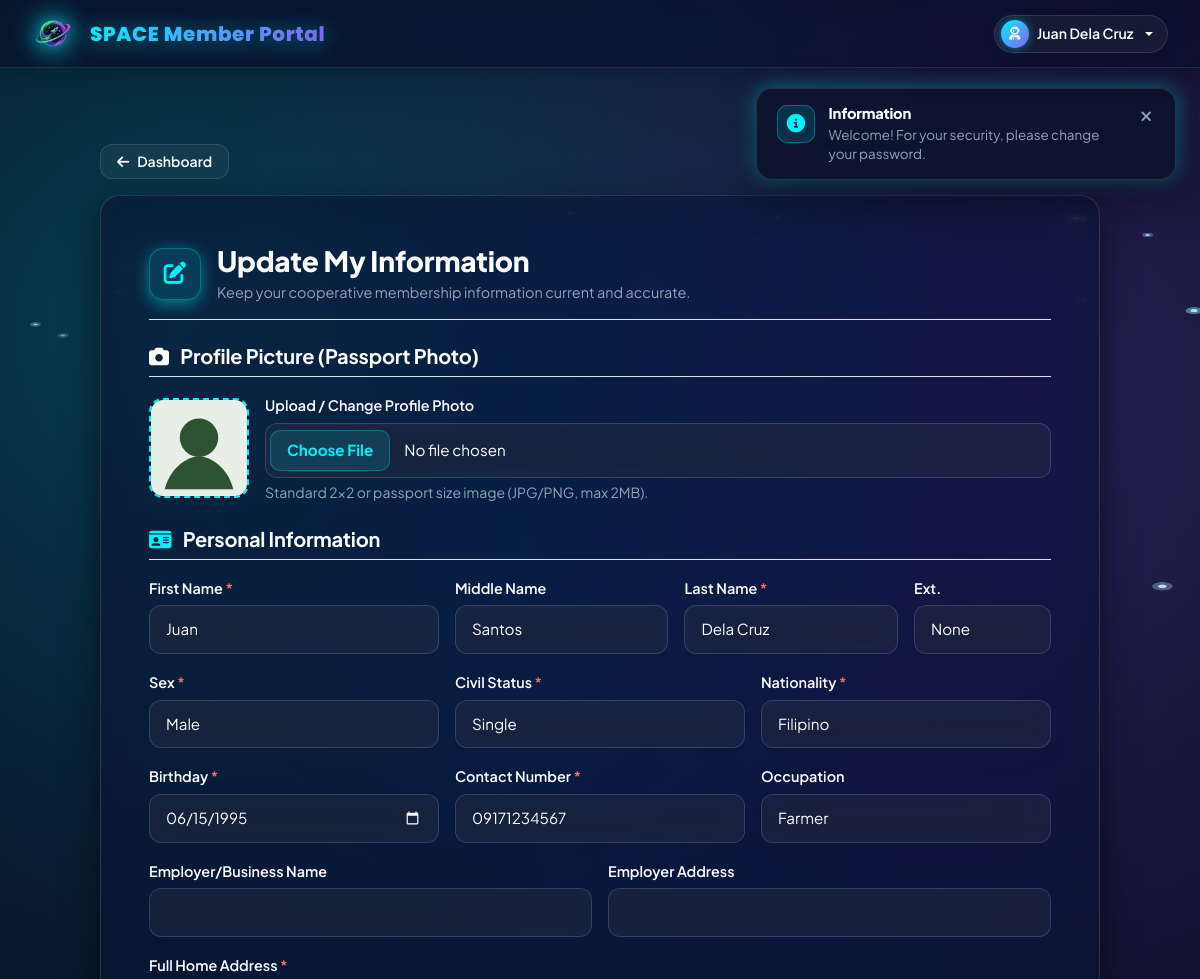
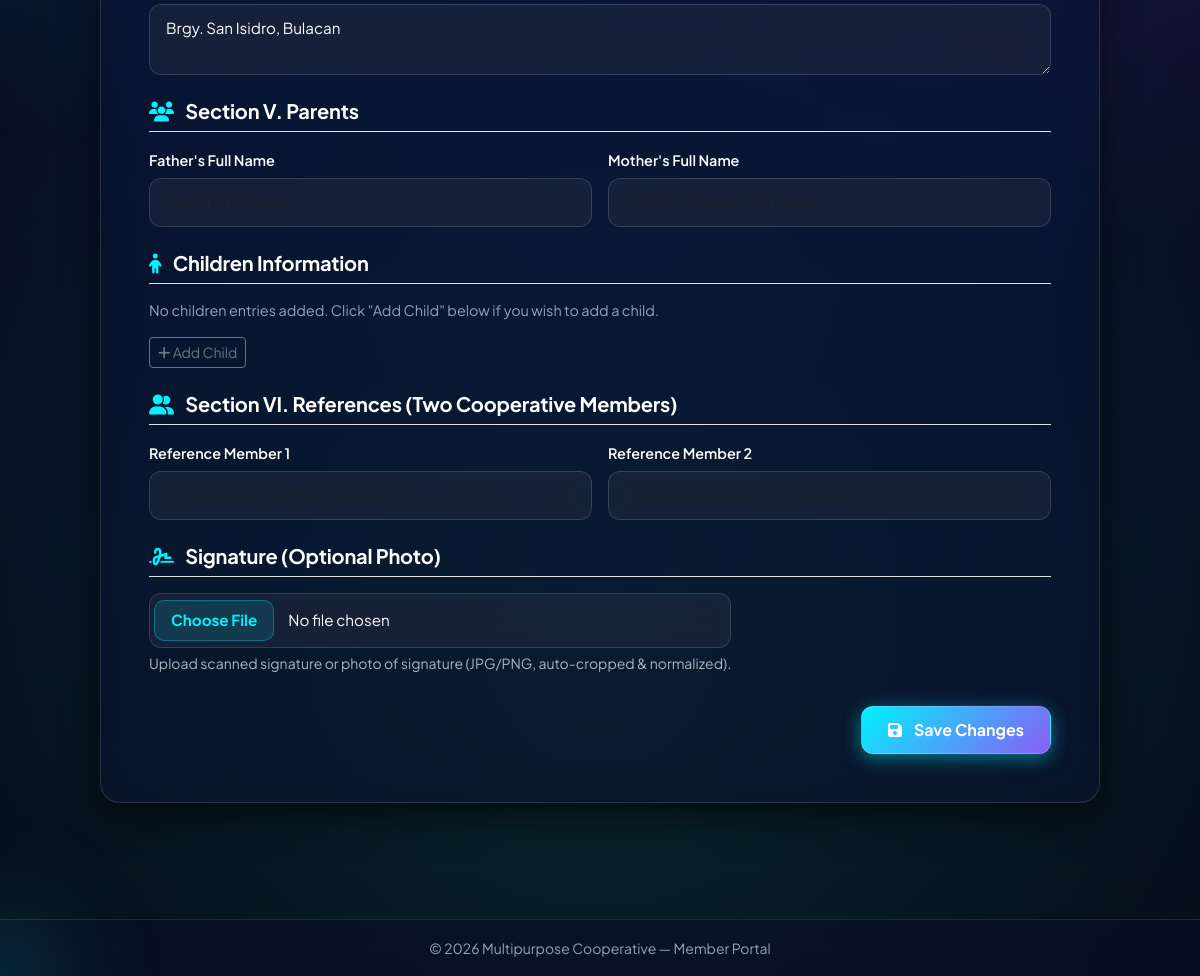
/member/update_info.php (signed in), run on the app's committed database (2 pictures, top to bottom).
### tables this page shows
CREATE TABLE member (
    member_id               INT AUTO_INCREMENT PRIMARY KEY,
    account_number           VARCHAR(20)  NOT NULL UNIQUE,
    lastname                 VARCHAR(100) NOT NULL,
    firstname                VARCHAR(100) NOT NULL,
    middlename                VARCHAR(100) NULL,
    extension_name             VARCHAR(10) NULL,
    civil_status              ENUM('Single','Married','Widowed','Separated','Divorced') NULL,
    account_status            ENUM('Active','Inactive','Locked','Flagged','Deleted') NOT NULL DEFAULT 'Active',
    sex                       VARCHAR(20)  NULL,
    nationality               VARCHAR(50)  NULL,
    birthday                  DATE         NOT NULL,
    occupation                VARCHAR(100) NULL,
    employer                  VARCHAR(150) NULL,
    employer_address           VARCHAR(255) NULL,
    address                   VARCHAR(255) NOT NULL,
    contact_number             VARCHAR(20) NULL,
    passport_photo             VARCHAR(255) NULL,
    registered_by_staff_id      INT NULL,
    created_at                 TIMESTAMP NOT NULL DEFAULT CURRENT_TIMESTAMP,
    updated_at                 TIMESTAMP NOT NULL DEFAULT CURRENT_TIMESTAMP ON UPDATE CURRENT_TIMESTAMP,
    CONSTRAINT fk_member_staff
        FOREIGN KEY (registered_by_staff_id) REFERENCES staff(staff_id)
        ON DELETE SET NULL ON UPDATE CASCADE
);

### config/upload.php (called while the page is built, shortened)
<?php
function photo_url(?string $filename): string
{
    if (empty($filename) || !is_file(UPLOAD_PATH . '/' . $filename)) {
        return BASE_URL . '/assets/images/default-avatar.svg';
    }
    return UPLOAD_URL . '/' . $filename;
}

### config/functions.php (called while the page is built, shortened)
<?php
function e(?string $value): string
{
    return htmlspecialchars($value ?? '', ENT_QUOTES, 'UTF-8');
}

### member/update_info.php (the view, shortened to what this page needs)
<?php
require_once __DIR__ . '/../config/init.php';
$memberId = current_user_id();
$stmt = $pdo->prepare("SELECT * FROM member WHERE member_id = ?");
$stmt->execute([$memberId]);
$member = $stmt->fetch();
$stmt = $pdo->prepare("SELECT * FROM parents WHERE member_id = ?");
$stmt->execute([$memberId]);
$parents = $stmt->fetch() ?: [];
$stmt = $pdo->prepare("SELECT * FROM children WHERE member_id = ? ORDER BY child_id ASC");
$stmt->execute([$memberId]);
$children = $stmt->fetchAll();
$stmt = $pdo->prepare("SELECT * FROM member_references WHERE member_id = ?");
$stmt->execute([$memberId]);
$references = $stmt->fetchAll();
require_once __DIR__ . '/../pages/header.php';
?>
<div class="dashboard-wrapper" style="max-width: 1040px; margin: 20px auto 60px auto;">
    <div class="d-flex justify-content-between align-items-center mb-3 no-print">
        <a href="dashboard.php" class="btn btn-outline-light btn-sm d-inline-flex align-items-center gap-2" style="border-radius: 20px; padding: 6px 16px; backdrop-filter: blur(10px); background: rgba(255, 255, 255, 0.08); border-color: rgba(255,255,255,0.2);">
            <i class="fa-solid fa-arrow-left"></i> Dashboard
        </a>
    </div>
    <div class="card profile-container p-4 p-md-5 mb-5">
      <div class="card-body p-0">
        <div class="d-flex align-items-center gap-3 mb-4 pb-3 border-bottom">
            <div style="width: 52px; height: 52px; border-radius: 14px; background: var(--badge-bg); border: 1px solid var(--badge-border); display: flex; align-items: center; justify-content: center; font-size: 1.4rem; color: var(--primary-teal); box-shadow: 0 4px 16px var(--accent-glow);">
                <i class="fa-solid fa-pen-to-square"></i>
            </div>
            <div>
                <h3 class="mb-1" style="font-weight: 800;">Update My Information</h3>
                <p class="mb-0 text-muted" style="color: var(--text-dim) !important; font-size: 0.9rem;">
                    Keep your cooperative membership information current and accurate.
                </p>
            </div>
        </div>
    <form id="memberUpdateForm" method="post" enctype="multipart/form-data" novalidate>
        <h5 class="mb-3 text-white border-bottom pb-2"><i class="fa-solid fa-camera me-2"></i> Profile Picture (Passport Photo)</h5>
        <div class="row g-3 mb-4 align-items-center">
            <div class="col-auto">
                <div class="profile-photo-preview-box" style="width: 100px; height: 100px; border-radius: 14px; border: 2px dashed var(--primary-teal); overflow: hidden; display: flex; align-items: center; justify-content: center; background: rgba(0,0,0,0.2);">
                    <img id="memberPhotoPreview" src="<?= e(photo_url($member['passport_photo'] ?? '')) ?>" alt="Current Photo" style="width: 100%; height: 100%; object-fit: cover;">
                </div>
            </div>
            <div class="col">
                <label class="form-label">Upload / Change Profile Photo</label>
                <input type="file" class="form-control" name="passport_photo" id="memberPhotoInput" accept="image/jpeg,image/png" onchange="previewMemberPhoto(this)">
                <div class="form-text" style="color: var(--text-dim) !important;">Standard 2x2 or passport size image (JPG/PNG, max 2MB).</div>
            </div>
        </div>
        <h5 class="mb-3 border-bottom pb-2" style="color: var(--text-main); font-weight: 700;"><i class="fa-solid fa-id-card me-2 text-cyan"></i> Personal Information</h5>
        <div class="row g-3 mb-4">
            <div class="col-md-4">
                <label class="form-label">First Name <span class="text-danger">*</span></label>
                <input type="text" class="form-control" name="firstname"
                       value="<?= e($_POST['firstname'] ?? $member['firstname']) ?>"
                       oninput="this.value = this.value.replace(/[^A-Za-z\s.\-]/g, '')" required>
            </div>
            <div class="col-md-3">
                <label class="form-label">Middle Name</label>
                <input type="text" class="form-control" name="middlename"
                       value="<?= e($_POST['middlename'] ?? $member['middlename']) ?>"
                       oninput="this.value = this.value.replace(/[^A-Za-z\s.\-]/g, '')">
            </div>
            <div class="col-md-3">
                <label class="form-label">Last Name <span class="text-danger">*</span></label>
                <input type="text" class="form-control" name="lastname"
                       value="<?= e($_POST['lastname'] ?? $member['lastname']) ?>"
                       oninput="this.value = this.value.replace(/[^A-Za-z\s.\-]/g, '')" required>
            </div>
            <div class="col-md-2">
                <label class="form-label">Ext.</label>
                <select class="form-select" name="extension_name">
                    <option value="">None</option>
                </select>
            </div>
            <div class="col-md-4">
                <label class="form-label">Sex <span class="text-danger">*</span></label>
                <select class="form-select" name="sex" id="memberSex" required>
                    <?php
                        $currentSex = $_POST['sex'] ?? ($member['sex'] ?? '');
                        foreach (['Male', 'Female'] as $s):
                    ?>
                        <option value="<?= e($s) ?>" <?= $currentSex === $s ? 'selected' : '' ?>>
                            <?= e($s) ?>
                        </option>
                    <?php endforeach; ?>
                </select>
            </div>
            <div class="col-md-4">
                <label class="form-label">Civil Status <span class="text-danger">*</span></label>
                <select class="form-select" id="civil_status_select" name="civil_status" required>
                    <?php
                        $currentStatus = $_POST['civil_status'] ?? ($member['civil_status'] ?? '');
                        foreach (['Single', 'Married', 'Widowed', 'Separated', 'Divorced'] as $status):
                    ?>
                        <option value="<?= e($status) ?>" <?= $currentStatus === $status ? 'selected' : '' ?>>
                            <?= e($status) ?>
                        </option>
                    <?php endforeach; ?>
                </select>
            </div>
            <div class="col-md-4">
                <label class="form-label">Nationality <span class="text-danger">*</span></label>
                <select class="form-select" name="nationality" id="memberNationality" required>
                    <?php
                        $currNation = $_POST['nationality'] ?? ($member['nationality'] ?? 'Filipino');
                        foreach (get_nationalities_list() as $nat):
                    ?>
                        <option value="<?= e($nat) ?>" <?= strcasecmp($currNation, $nat) === 0 ? 'selected' : '' ?>><?= e($nat) ?></option>
                    <?php endforeach; ?>
                </select>
            </div>
            <div class="col-md-4">
                <label class="form-label">Birthday <span class="text-danger">*</span></label>
                <input type="date" class="form-control" name="birthday"
                       value="<?= e($_POST['birthday'] ?? $member['birthday']) ?>"
                       min="1900-01-01" max="<?= date('Y-m-d') ?>" required>
            </div>
            <div class="col-md-4">
                <label class="form-label">Contact Number <span class="text-danger">*</span></label>
                <input type="text" class="form-control" name="contact_number" id="memberContactInput"
                       value="<?= e($_POST['contact_number'] ?? $member['contact_number']) ?>" oninput="formatContactNumber(this)" placeholder="0917-123-4567" required>
            </div>
            <div class="col-md-4">
                <label class="form-label">Occupation</label>
                <input type="text" class="form-control" name="occupation"
                       value="<?= e($_POST['occupation'] ?? $member['occupation']) ?>"
                       oninput="this.value = this.value.replace(/[^A-Za-z\s.\-]/g, '')">
            </div>
            <div class="col-md-6">
                <label class="form-label">Employer/Business Name</label>
                <input type="text" class="form-control" name="employer"
                       value="<?= e($_POST['employer'] ?? $member['employer']) ?>">
            </div>
            <div class="col-md-6">
                <label class="form-label">Employer Address</label>
                <input type="text" class="form-control" name="employer_address"
                       value="<?= e($_POST['employer_address'] ?? $member['employer_address']) ?>">
            </div>
            <div class="col-md-12">
                <label class="form-label">Full Home Address <span class="text-danger">*</span></label>
                <textarea class="form-control" name="address" rows="2" required><?= e($_POST['address'] ?? $member['address']) ?></textarea>
            </div>
        </div>
        <h5 class="mb-3 border-bottom pb-2" style="color: var(--text-main); font-weight: 700;"><i class="fa-solid fa-users me-2 text-cyan"></i> Section V. Parents</h5>
        <div class="row g-3 mb-4">
            <div class="col-md-6">
                <label class="form-label">Father's Full Name</label>
                <input type="text" class="form-control" name="father_name"
                       value="<?= e($_POST['father_name'] ?? ($parents['father_name'] ?? '')) ?>"
                       oninput="this.value = this.value.replace(/[^A-Za-z\s.\-]/g, '')" placeholder="Father's full name">
            </div>
            <div class="col-md-6">
                <label class="form-label">Mother's Full Name</label>
                <input type="text" class="form-control" name="mother_name"
                       value="<?= e($_POST['mother_name'] ?? ($parents['mother_name'] ?? '')) ?>"
                       oninput="this.value = this.value.replace(/[^A-Za-z\s.\-]/g, '')" placeholder="Mother's maiden/full name">
            </div>
        </div>
        <h5 class="mb-3 border-bottom pb-2" style="color: var(--text-main); font-weight: 700;"><i class="fa-solid fa-child me-2 text-cyan"></i> Children Information</h5>
        <div id="children-wrapper">
            <?php
                if ($_SERVER['REQUEST_METHOD'] === 'POST' && isset($_POST['child_name'])) {
                    $childRows = [];
                    foreach ($_POST['child_name'] as $idx => $cname) {
                        $cleanN = clean($cname);
                        $cleanB = clean($_POST['child_birthday'][$idx] ?? '');
                        if ($cleanN !== '' || $cleanB !== '') {
                            $childRows[] = [
                                'child_name' => $cleanN,
                                'birthday' => $cleanB
                            ];
                        }
                    }
                } else {
                    $childRows = !empty($children) ? $children : [];
                }
                $hasChildren = !empty($childRows);
            ?>
            <div id="noChildrenNotice" class="text-muted mb-3" style="color: var(--text-dim) !important; font-size: 0.9rem; display: <?= $hasChildren ? 'none' : 'block' ?>;">
                No children entries added. Click "Add Child" below if you wish to add a child.
            </div>
        </div>
        <button type="button" id="add-child" class="btn btn-sm btn-outline-secondary mb-4" onclick="addNewChildRow()">
            <i class="fa-solid fa-plus"></i> Add Child
        </button>
        <h5 class="mb-3 border-bottom pb-2" style="color: var(--text-main); font-weight: 700;"><i class="fa-solid fa-user-group me-2 text-cyan"></i> Section VI. References (Two Cooperative Members)</h5>
        <div class="row g-3 mb-4">
            <?php
                $postRefs = $_POST['reference_member_name'] ?? [];
                $ref1 = $postRefs[0] ?? ($references[0]['reference_member_name'] ?? '');
                $ref2 = $postRefs[1] ?? ($references[1]['reference_member_name'] ?? '');
            ?>
            <div class="col-md-6">
                <label class="form-label">Reference Member 1</label>
                <input type="text" class="form-control" name="reference_member_name[]" value="<?= e($ref1) ?>"
                       oninput="this.value = this.value.replace(/[^A-Za-z\s.\-]/g, '')" placeholder="Cooperative member full name">
            </div>
            <div class="col-md-6">
                <label class="form-label">Reference Member 2</label>
                <input type="text" class="form-control" name="reference_member_name[]" value="<?= e($ref2) ?>"
                       oninput="this.value = this.value.replace(/[^A-Za-z\s.\-]/g, '')" placeholder="Cooperative member full name">
            </div>
        </div>
        <h5 class="mb-3 border-bottom pb-2" style="color: var(--text-main); font-weight: 700;"><i class="fa-solid fa-signature me-2 text-cyan"></i> Signature (Optional Photo)</h5>
        <div class="mb-4 d-flex align-items-center gap-3">
            <div>
                <input type="file" class="form-control" id="memberSignatureFileInput" name="signature_photo" accept="image/jpeg,image/png" onchange="handleMemberSigUpload(event)">
                <div class="form-text" style="color: #adb5bd !important;">Upload scanned signature or photo of signature (JPG/PNG, auto-cropped &amp; normalized).</div>
            </div>
        </div>
        <div class="d-flex align-items-center justify-content-end mt-4 pt-2">
            <button type="button" class="btn btn-primary px-4 py-2" style="font-weight: 700;" onclick="promptMemberUpdateConfirm()">
                <i class="fa-solid fa-floppy-disk me-1"></i> Save Changes
            </button>
        </div>
    </form>
  </div>
</div>
</div>
<?php require_once __DIR__ . '/../pages/footer.php'; ?>

### assets/css/style.css (style rules this page uses)
:root { --coop-green: #2F5233; --coop-green-dark: #203A24; --coop-green-light: #E7EFE7; --coop-gold: #C9A227; --coop-gold-light: #F6EDCF; --coop-bg: #F6F5F1; --coop-surface: #FFFFFF; --coop-border: #E3E0D8; --coop-text: #1F2A24; --coop-text-muted: #6B7570; --navbar-height: 64px; --radius: 10px; }
h1, h2, h3, h4, h5, .brand-font { font-family: 'Poppins', 'Inter', sans-serif; font-weight: 700; color: var(--coop-green-dark); }
a { color: var(--coop-green); }
.card { border: 1px solid var(--coop-border); border-radius: var(--radius); }
.btn-primary { background-color: var(--coop-green); border-color: var(--coop-green); }

### member/update_info.php (style rules this page uses)
.text-danger { color: #ff6b6b !important; }

### data on the page
member: firstname "Juan", middlename "Santos", lastname "Dela Cruz", birthday "06/15/1995", contact_number "09171234567", occupation "Farmer", address "Brgy. San Isidro, Bulacan"

### other printed values
$_SESSION['username'] "Juan Dela Cruz"
$title "Information"
$msg "Welcome! For your security, please change your password."
form field sex "Male"
form field civil_status "Single"
form field nationality "Filipino"
